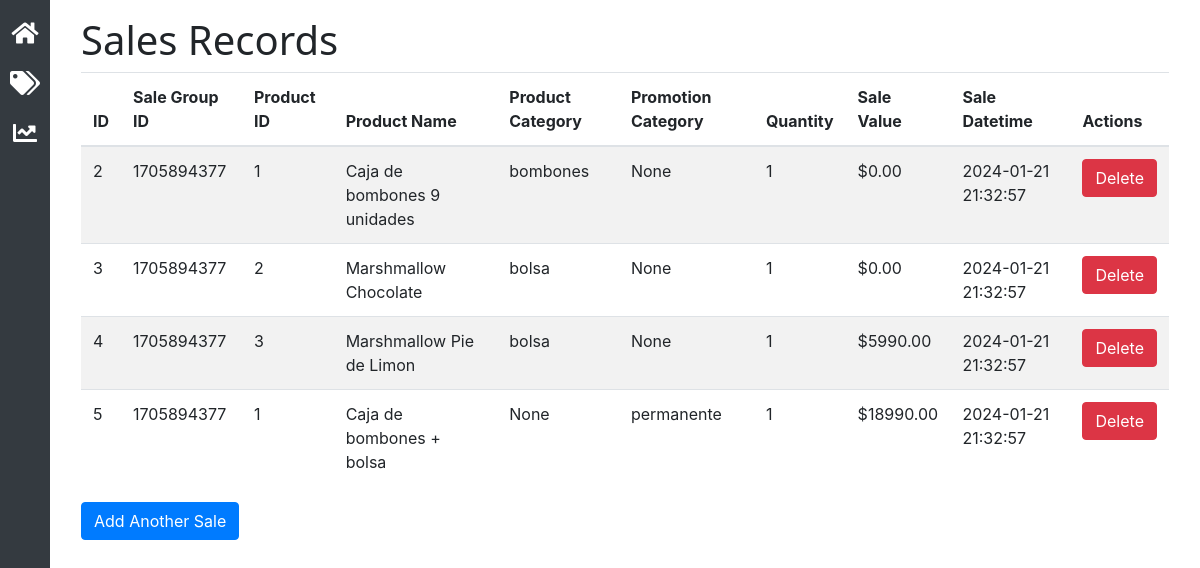
The page /sales-record on the database as committed earlier.
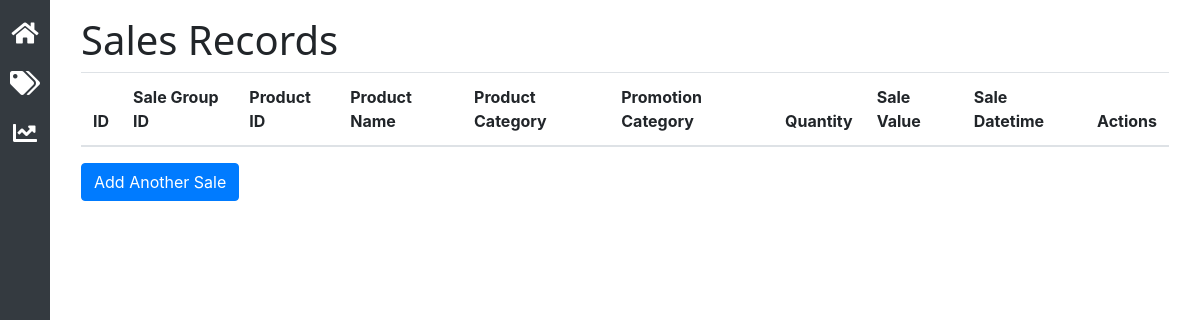
The same page on the database as committed later.
### Websv.py (models this page shows)
class Sales(db.Model):
    id = db.Column(db.Integer, primary_key=True)
    sale_group_id = db.Column(db.Integer)  # Group ID for the sale
    product_id = db.Column(db.Integer, nullable=False)
    product_name = db.Column(db.String(100), nullable=False)  # Name of the product
    product_category = db.Column(db.String(100), nullable=True)
    promotion_category = db.Column(db.String(100), nullable=True)
    quantity = db.Column(db.Integer, nullable=False)
    sale_value = db.Column(db.Integer, nullable=False)  # Calculated value of the sale
    sale_datetime = db.Column(db.DateTime, nullable=False, default=datetime.utcnow)  # Datetime of sale submission

### Websv.py (the view)
@app.route('/sales-record')
def view_sales():
    all_sales = Sales.query.all()  # Retrieve all sales records
    return render_template('sales_record.html', sales=all_sales)  # Pass records to the template

### templates/sales_record.html (shortened to what this page needs)
<!DOCTYPE html>
<html lang="en">
<head>
    <link rel="stylesheet" href="static/modern-ui-style.css">
    <link rel="stylesheet" href="https://stackpath.bootstrapcdn.com/bootstrap/4.3.1/css/bootstrap.min.css">
    <link rel="stylesheet" href="https://cdnjs.cloudflare.com/ajax/libs/font-awesome/5.15.1/css/all.min.css">
</head>
<body>
    <div id="sidebar">
        <ul class="nav flex-column">
            <li class="nav-item">
                <a class="nav-link active" href="/sales">
                    <i class="fas fa-home nav-icon"></i>
                </a>
            </li>
            <li class="nav-item">
                <a class="nav-link" href="/products">
                    <i class="fas fa-tags nav-icon"></i>
                </a>
            </li>
            <li class="nav-item">
                <a class="nav-link" href="/sales-record">
                    <i class="fas fa-chart-line nav-icon"></i>
                </a>
            </li>
        </ul>
    </div>
    <div class="content">
        <div class="container">
            <h1>Sales Records</h1>
            <table class="table table-striped">
                <thead>
                    <tr>
                        <th>ID</th>
                        <th>Sale Group ID</th>
                        <th>Product ID</th>
                        <th>Product Name</th>
                        <th>Product Category</th>
                        <th>Promotion Category</th>
                        <th>Quantity</th>
                        <th>Sale Value</th>
                        <th>Sale Datetime</th>
                        <th>Actions</th>
                    </tr>
                </thead>
                <tbody>
                    {% for sale in sales %}
                    <tr>
                        <td>{{ sale.id }}</td>
                        <td>{{ sale.sale_group_id }}</td>
                        <td>{{ sale.product_id }}</td>
                        <td>{{ sale.product_name }}</td>
                        <td>{{ sale.product_category }}</td>
                        <td>{{ sale.promotion_category }}</td>
                        <td>{{ sale.quantity }}</td>
                        <td>${{ "%.2f"|format(sale.sale_value) }}</td>
                        <td>{{ sale.sale_datetime.strftime('%Y-%m-%d %H:%M:%S') }}</td>
                        <td>
                            <button class="btn btn-danger sale-delete-btn" data-sale-id="{{ sale.id }}">Delete</button>
                        </td>
                    </tr>
                    {% endfor %}
                </tbody>
            </table>
            <a href="/sales" class="btn btn-primary">Add Another Sale</a>
        </div>
    </div>
</body>
</html>

### static/modern-ui-style.css (style rules this page uses)
body, h1, h3, button, input { font-family: 'Segoe UI', 'Helvetica Neue', sans-serif; font-size: larger; }
#sidebar { position: fixed; top: 0; left: 0; bottom: 0; width: 50px; background-color: #343a40; padding: 0.5rem 0; display: flex; flex-direction: column; align-items: center; }
#sidebar ul { list-style: none; padding: 0; width: 100%; }
#sidebar .nav-item { width: 100%; }
#sidebar .nav-link { color: #ffffff; display: flex; justify-content: center; align-items: center; height: 50px; text-decoration: none; }
#sidebar .nav-icon { font-size: 1.5rem; }
.content { margin-left: 50px; padding: 1rem; }

Rows that differ between the two databases and show on the page:
removed Sales: id "2", sale_group_id "1705894377", product_id "1", product_name "Caja de bombones 9 unidades", product_category "bombones", promotion_category "None", quantity "1", sale_value "0.00", sale_datetime "2024-01-21 21:32:57"
removed Sales: id "3", sale_group_id "1705894377", product_id "2", product_name "Marshmallow Chocolate", product_category "bolsa", promotion_category "None", quantity "1", sale_value "0.00", sale_datetime "2024-01-21 21:32:57"
removed Sales: id "4", sale_group_id "1705894377", product_id "3", product_name "Marshmallow Pie de Limon", product_category "bolsa", promotion_category "None", quantity "1", sale_value "5990.00", sale_datetime "2024-01-21 21:32:57"
removed Sales: id "5", sale_group_id "1705894377", product_id "1", product_name "Caja de bombones + bolsa", product_category "None", promotion_category "permanente", quantity "1", sale_value "18990.00", sale_datetime "2024-01-21 21:32:57"
